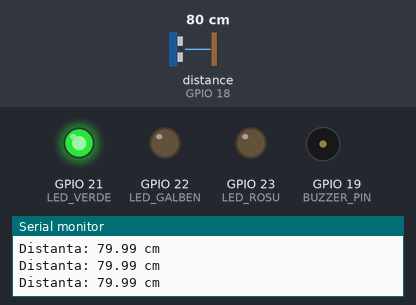
Bench run of a sketch on a simulated ESP32. On the bench: output pins drawn as LEDs (lit = HIGH), buzzer (waves = sounding, pin HIGH), the last lines printed to the serial monitor. Wiring (inferred from the names in the program): ultrasonic range finder: trigger GPIO 5; echo GPIO 18. Inputs (shaded band) come from the test bench; at power-on: distance to the obstacle (sensor on GPIO 18) 80 cm. The echo pulse lasts 58.3 µs per cm; pins used as bus, display or sensor lines are not drawn.

Above: at 1.2 s.
1.3 s: distance to the obstacle (sensor on GPIO 18) set to 53 cm
2.8 s: distance to the obstacle (sensor on GPIO 18) set to 48 cm
At 3.05 s:
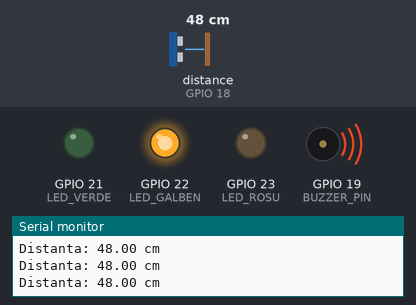
5.8 s: distance to the obstacle (sensor on GPIO 18) set to 16 cm
8.8 s: distance to the obstacle (sensor on GPIO 18) set to 13 cm
At 9.7 s:
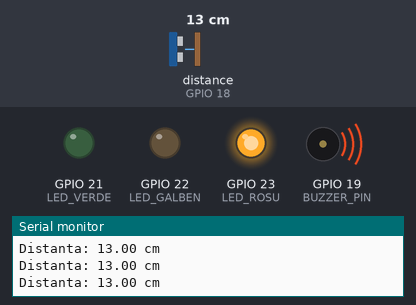
10.3 s: distance to the obstacle (sensor on GPIO 18) set to 120 cm
At 11.2 s:
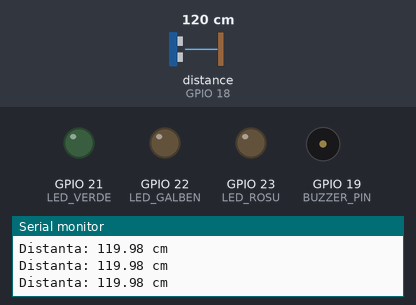
11.8 s: distance to the obstacle (sensor on GPIO 18) set to 105 cm
13.3 s: distance to the obstacle (sensor on GPIO 18) set to 96 cm
At 14.7 s:
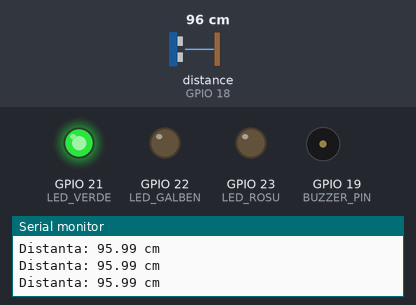
Timing chart, 0 to 15.8 s (numbered marks = the images above; inputs shaded):
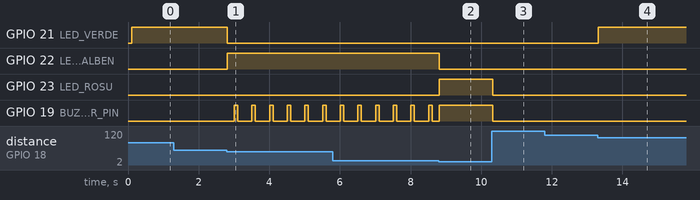

The sketch:

ESP32_Distance_Sensor.ino
```cpp
#include <Arduino.h>

const int TRIG_PIN = 5;
const int ECHO_PIN = 18;
const int LED_VERDE = 21;
const int LED_GALBEN = 22;
const int LED_ROSU = 23;
const int BUZZER_PIN = 19;

volatile unsigned long pulseStartTime = 0;
volatile unsigned long pulseDuration = 0;
volatile bool newDistanceAvailable = false;

void IRAM_ATTR echoISR() {
  if (digitalRead(ECHO_PIN) == HIGH) {
    pulseStartTime = micros();
  } else {
    pulseDuration = micros() - pulseStartTime;
    newDistanceAvailable = true;
  }
}

void setup() {
  Serial.begin(115200);
  pinMode(TRIG_PIN, OUTPUT);
  pinMode(ECHO_PIN, INPUT);
  pinMode(LED_VERDE, OUTPUT);
  pinMode(LED_GALBEN, OUTPUT);
  pinMode(LED_ROSU, OUTPUT);
  pinMode(BUZZER_PIN, OUTPUT);
  attachInterrupt(digitalPinToInterrupt(ECHO_PIN), echoISR, CHANGE);
}

void updateVisuals(float distance) {
  digitalWrite(LED_VERDE, LOW);
  digitalWrite(LED_GALBEN, LOW);
  digitalWrite(LED_ROSU, LOW);
  digitalWrite(BUZZER_PIN, LOW);

  if (distance <= 0 || distance > 100) return;

  if (distance > 50) {
    digitalWrite(LED_VERDE, HIGH);
  } else if (distance > 15) {
    digitalWrite(LED_GALBEN, HIGH);
    digitalWrite(BUZZER_PIN, (millis() % 500 < 100));
  } else {
    digitalWrite(LED_ROSU, HIGH);
    digitalWrite(BUZZER_PIN, HIGH);
  }
}

void loop() {
  static unsigned long lastTrigger = 0;
  if (millis() - lastTrigger >= 100) {
    digitalWrite(TRIG_PIN, LOW);
    delayMicroseconds(2);
    digitalWrite(TRIG_PIN, HIGH);
    delayMicroseconds(10);
    digitalWrite(TRIG_PIN, LOW);
    lastTrigger = millis();
  }

  if (newDistanceAvailable) {
    float distanceCm = (pulseDuration * 0.0343) / 2;
    newDistanceAvailable = false;
    updateVisuals(distanceCm);
    Serial.printf("Distanta: %.2f cm\n", distanceCm);
  }
}
```

Measured:
- the behaviour switches between 51 and 50 cm on distance to the obstacle (sensor on GPIO 18) (found by bisection; images 0 and 1)
- the behaviour switches between 15 and 14 cm on distance to the obstacle (sensor on GPIO 18) (found by bisection; images 1 and 2)
- the behaviour switches between 101 and 100 cm on distance to the obstacle (sensor on GPIO 18) (found by bisection; images 3 and 4)
- after the input at 2.8 s, GPIO 21 (LED_VERDE): HIGH → LOW at once; GPIO 22 (LED_GALBEN): LOW → HIGH at once; GPIO 19 (BUZZER_PIN): alternates HIGH for 0.10 s and LOW for 0.40 s, starting after 0.21 s
- after the input at 8.8 s, GPIO 22 (LED_GALBEN): HIGH → LOW at once; GPIO 23 (LED_ROSU): LOW → HIGH at once
- after the input at 10.3 s, GPIO 23 (LED_ROSU), GPIO 19 (BUZZER_PIN): HIGH → LOW at once
- after the input at 13.3 s, GPIO 21 (LED_VERDE): LOW → HIGH at once
